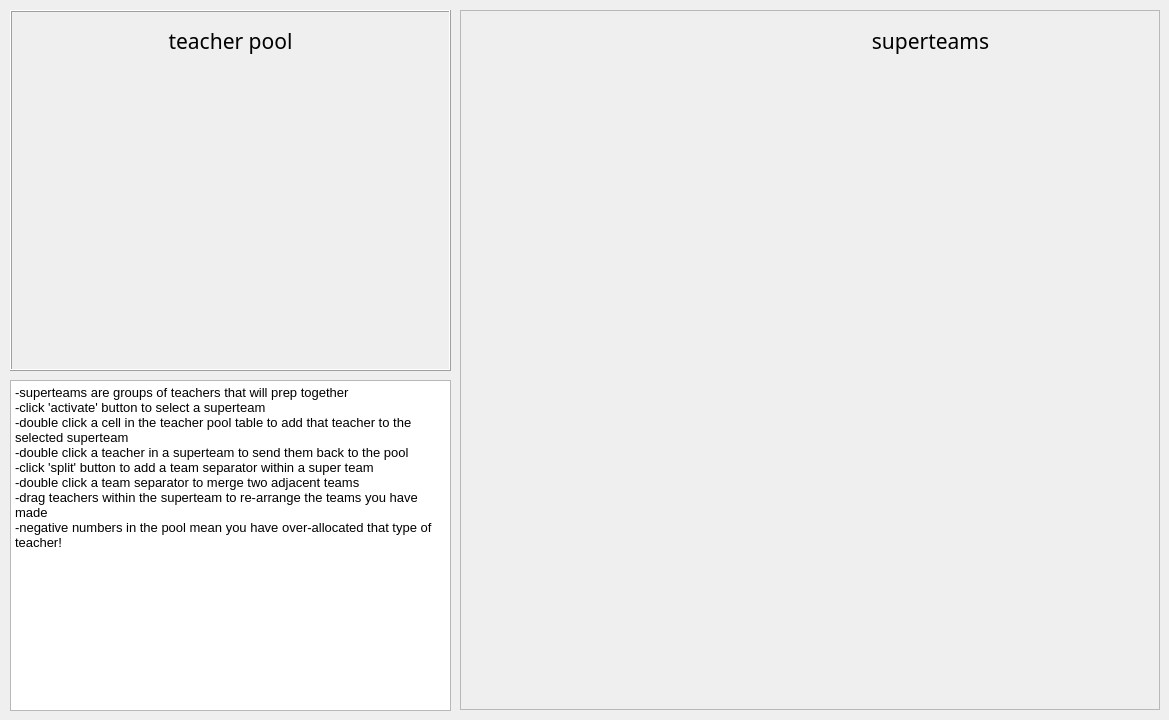
     <widget class="QWidget" name="superteamTab">
      <attribute name="title">
       <string>SUPERTEAMS</string>
      </attribute>
      <widget class="QFrame" name="frame_superteams">
       <property name="geometry">
        <rect>
         <x>460</x>
         <y>10</y>
         <width>700</width>
         <height>700</height>
        </rect>
       </property>
       <property name="frameShape">
        <enum>QFrame::StyledPanel</enum>
       </property>
       <property name="frameShadow">
        <enum>QFrame::Raised</enum>
       </property>
       <widget class="QLabel" name="label_superTeams">
        <property name="geometry">
         <rect>
          <x>370</x>
          <y>10</y>
          <width>201</width>
          <height>41</height>
         </rect>
        </property>
        <property name="font">
         <font>
          <family>Sans Serif</family>
          <pointsize>16</pointsize>
         </font>
        </property>
        <property name="text">
         <string>superteams</string>
        </property>
        <property name="alignment">
         <set>Qt::AlignCenter</set>
        </property>
        <property name="wordWrap">
         <bool>true</bool>
        </property>
       </widget>
      </widget>
      <widget class="QFrame" name="frame_teacherPool">
       <property name="geometry">
        <rect>
         <x>10</x>
         <y>10</y>
         <width>441</width>
         <height>361</height>
        </rect>
       </property>
       <property name="frameShape">
        <enum>QFrame::Box</enum>
       </property>
       <property name="frameShadow">
        <enum>QFrame::Raised</enum>
       </property>
       <widget class="QLabel" name="label_teacherPool">
        <property name="geometry">
         <rect>
          <x>120</x>
          <y>10</y>
          <width>201</width>
          <height>41</height>
         </rect>
        </property>
        <property name="font">
         <font>
          <family>Sans Serif</family>
          <pointsize>16</pointsize>
         </font>
        </property>
        <property name="text">
         <string>teacher pool</string>
        </property>
        <property name="alignment">
         <set>Qt::AlignCenter</set>
        </property>
        <property name="wordWrap">
         <bool>true</bool>
        </property>
       </widget>
      </widget>
      <widget class="QTextBrowser" name="textBrowser">
       <property name="geometry">
        <rect>
         <x>10</x>
         <y>380</y>
         <width>441</width>
         <height>331</height>
        </rect>
       </property>
       <property name="html">
        <string>&lt;!DOCTYPE HTML PUBLIC &quot;-//W3C//DTD HTML 4.0//EN&quot; &quot;http://www.w3.org/TR/REC-html40/strict.dtd&quot;&gt;
&lt;html&gt;&lt;head&gt;&lt;meta name=&quot;qrichtext&quot; content=&quot;1&quot; /&gt;&lt;style type=&quot;text/css&quot;&gt;
p, li { white-space: pre-wrap; }
&lt;/style&gt;&lt;/head&gt;&lt;body style=&quot; font-family:'Ubuntu'; font-size:11pt; font-weight:400; font-style:normal;&quot;&gt;
&lt;p style=&quot; margin-top:0px; margin-bottom:0px; margin-left:0px; margin-right:0px; -qt-block-indent:0; text-indent:0px;&quot;&gt;&lt;span style=&quot; font-family:'MS Shell Dlg 2'; font-size:10pt;&quot;&gt;-superteams are groups of teachers that will prep together&lt;/span&gt;&lt;/p&gt;
&lt;p style=&quot; margin-top:0px; margin-bottom:0px; margin-left:0px; margin-right:0px; -qt-block-indent:0; text-indent:0px;&quot;&gt;&lt;span style=&quot; font-family:'MS Shell Dlg 2'; font-size:10pt;&quot;&gt;-click 'activate' button to select a superteam&lt;/span&gt;&lt;/p&gt;
&lt;p style=&quot; margin-top:0px; margin-bottom:0px; margin-left:0px; margin-right:0px; -qt-block-indent:0; text-indent:0px;&quot;&gt;&lt;span style=&quot; font-family:'MS Shell Dlg 2'; font-size:10pt;&quot;&gt;-double click a cell in the teacher pool table to add that teacher to the selected superteam&lt;/span&gt;&lt;/p&gt;
&lt;p style=&quot; margin-top:0px; margin-bottom:0px; margin-left:0px; margin-right:0px; -qt-block-indent:0; text-indent:0px;&quot;&gt;&lt;span style=&quot; font-family:'MS Shell Dlg 2'; font-size:10pt;&quot;&gt;-double click a teacher in a superteam to send them back to the pool&lt;/span&gt;&lt;/p&gt;
&lt;p style=&quot; margin-top:0px; margin-bottom:0px; margin-left:0px; margin-right:0px; -qt-block-indent:0; text-indent:0px;&quot;&gt;&lt;span style=&quot; font-family:'MS Shell Dlg 2'; font-size:10pt;&quot;&gt;-click 'split' button to add a team separator within a super team&lt;/span&gt;&lt;/p&gt;
&lt;p style=&quot; margin-top:0px; margin-bottom:0px; margin-left:0px; margin-right:0px; -qt-block-indent:0; text-indent:0px;&quot;&gt;&lt;span style=&quot; font-family:'MS Shell Dlg 2'; font-size:10pt;&quot;&gt;-double click a team separator to merge two adjacent teams&lt;/span&gt;&lt;/p&gt;
&lt;p style=&quot; margin-top:0px; margin-bottom:0px; margin-left:0px; margin-right:0px; -qt-block-indent:0; text-indent:0px;&quot;&gt;&lt;span style=&quot; font-family:'MS Shell Dlg 2'; font-size:10pt;&quot;&gt;-drag teachers within the superteam to re-arrange the teams you have made&lt;/span&gt;&lt;/p&gt;
&lt;p style=&quot; margin-top:0px; margin-bottom:0px; margin-left:0px; margin-right:0px; -qt-block-indent:0; text-indent:0px;&quot;&gt;&lt;span style=&quot; font-family:'MS Shell Dlg 2'; font-size:10pt;&quot;&gt;-negative numbers in the pool mean you have over-allocated that type of teacher! &lt;/span&gt;&lt;/p&gt;&lt;/body&gt;&lt;/html&gt;</string>
       </property>
      </widget>
     </widget>
